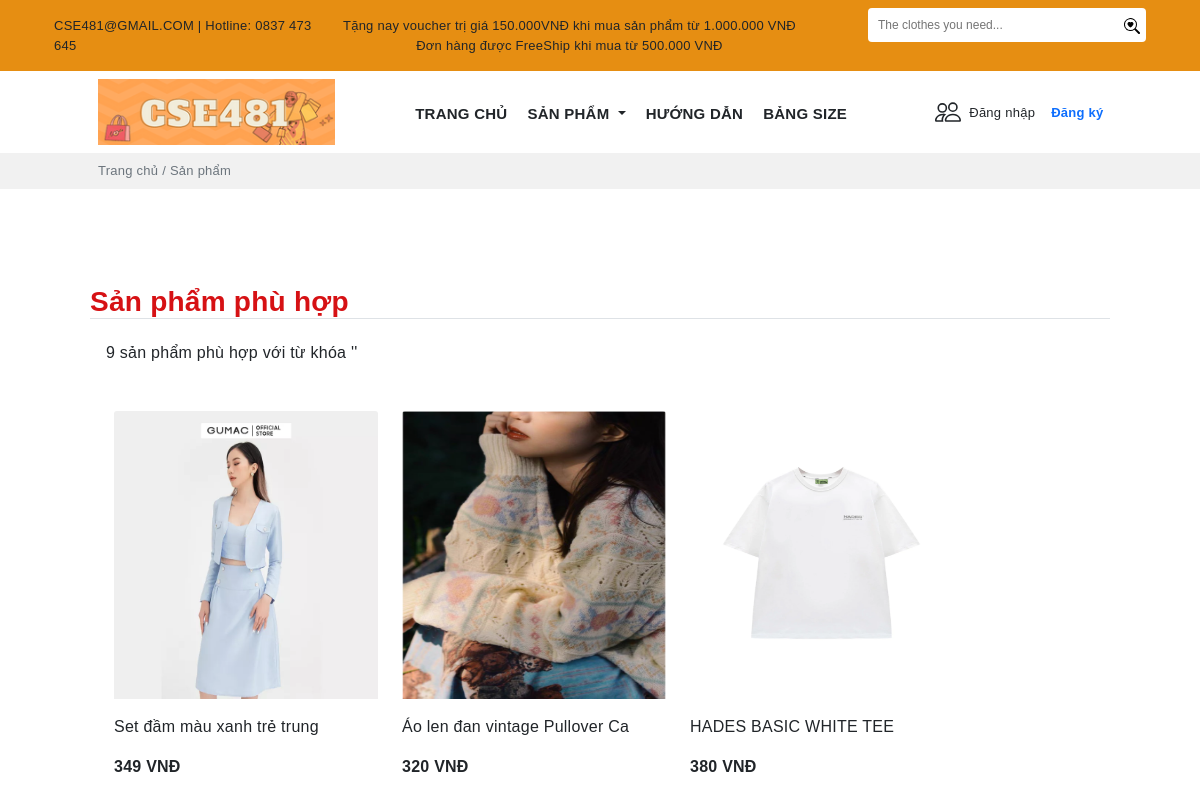
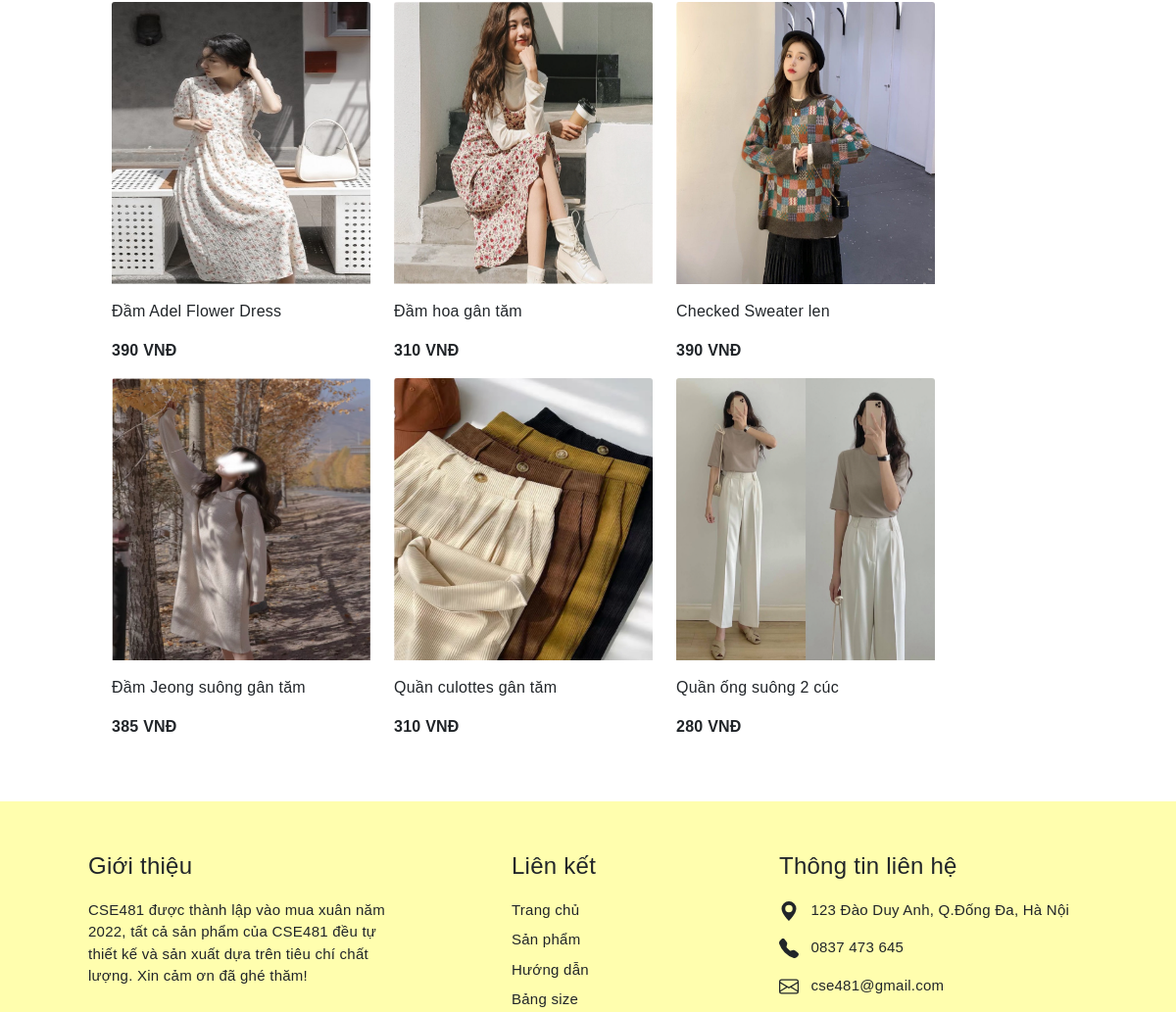
The page /search.php (upper part) on the database as committed earlier (2 pictures, top to bottom).
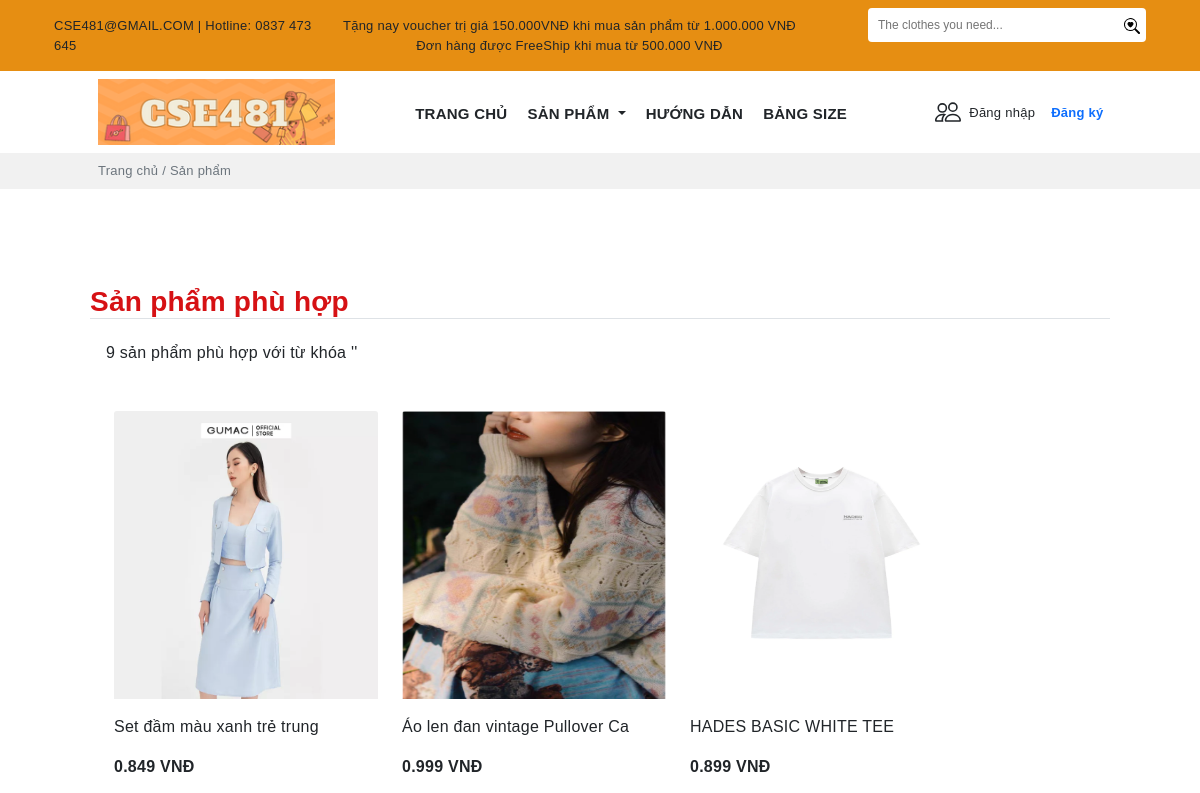
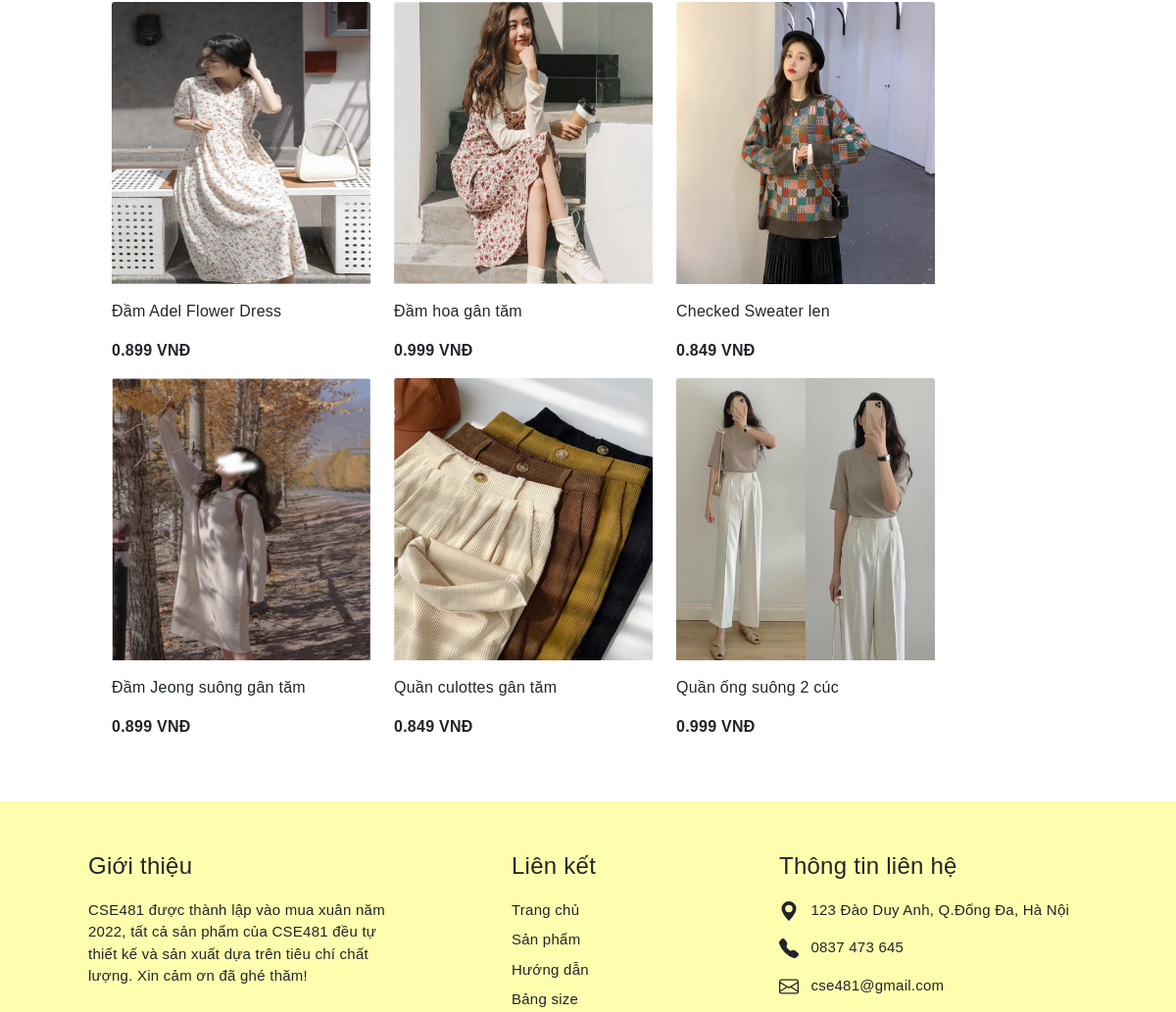
The same page on the database as committed later (2 pictures, top to bottom).
### tables this page shows
CREATE TABLE `sanpham` (
  `MaSP` varchar(10) NOT NULL,
  `TenSP` varchar(30) DEFAULT NULL,
  `MaLH` varchar(10) NOT NULL,
  `Giaban` double(3,3) DEFAULT NULL,
  `Gianhap` decimal(18,3) DEFAULT NULL,
  `Tylegiamgia` double(2,2) DEFAULT NULL,
  `Soluong` int(11) DEFAULT NULL,
  `Mota` varchar(500) DEFAULT NULL,
  `Trangthai` varchar(30) DEFAULT NULL,
  `img` varchar(30) DEFAULT NULL,
  `Ngaynhap` date NOT NULL
);

### search.php (the view, shortened to what this page needs)
<?php include('config/database.php');
?>
<!DOCTYPE html>
<html lang="en">
<head>
    <link rel="stylesheet" href="https://cdn.jsdelivr.net/npm/bootstrap-icons@1.7.2/font/bootstrap-icons.css">
    <link href="https://cdn.jsdelivr.net/npm/bootstrap@5.1.3/dist/css/bootstrap.min.css" rel="stylesheet"
>
    <link rel="stylesheet" href="https://cdnjs.cloudflare.com/ajax/libs/OwlCarousel2/2.3.4/assets/owl.carousel.min.css"
 />
    <link rel="stylesheet"
        href="https://cdnjs.cloudflare.com/ajax/libs/OwlCarousel2/2.3.4/assets/owl.theme.default.min.css"
 />
    <link rel="stylesheet" href="public/style.css">
</head>
<body>
    <div class="header">
        <div class="container-fluid" style="background:#e68e12;">
            <div class="container content">
                <div class="container">
                    <div class="row">
                        <div class="col py-3" style="font-size:13px;">
                            CSE481@GMAIL.COM | Hotline: 0837 473 645
                        </div>
                        <div class="col text-nowrap my-auto" style="font-size:13px;">
                            <p class="mb-0">
                                Tặng nay voucher trị giá 150.000VNĐ khi mua sản phẩm từ 1.000.000 VNĐ
                            </p>
                            <div class="text-center mx-auto">
                                Đơn hàng được FreeShip khi mua từ 500.000 VNĐ
                            </div>
                        </div>
                        <div class="col d-flex justify-content-end">
                            <div class="">
                                <form action="search.php" method="post">
                                    <div class="pt-2 ms-5 d-flex">
                                        <input class="py-2 rounded-start" type="text"
                                            style="border:none;padding-left: 10px;font-size:12px;width:250px"
                                            name="namesearch" placeholder="The clothes you need...">
                                        <button type="submit" class="border-0 rounded-0 rounded-end bg-white"> </button>
                                    </div>
                                </form>
                            </div>
                        </div>
                    </div>
                </div>
            </div>
        </div>
    </div>
    <section>
        <div class="container">
            <div class="row px-5">
                <div class="col-md-3 ">
                    <img src="img/logo-hcn.png" alt="" class="mt-2 ms-2 img-fluid">
                </div>
                <div class="col-md ps-0 mt-4">
                    <div class="row">
                        <div class="col-md">
                            <ul class="nav justify-content-center">
                                <li class="nav-item fw-bold ">
                                    <a class="nav-link link-dark pe-1" style="font-size:15px" aria-current="page"
                                        href="#">TRANG CHỦ</a>
                                </li>
                                <li class="nav-item fw-bold">
                                    <a style="font-size:15px" class="pe-1 nav-link dropdown-toggle link-dark" href="#"
                                        id="navbarDarkDropdownMenuLink" role="button" data-bs-toggle="dropdown"
                                        aria-expanded="false">
                                        SẢN PHẨM
                                    </a>
                                </li>
                                <li class="nav-item fw-bold">
                                    <a class=" pe-1 nav-link link-dark" style="font-size:15px" href="#">HƯỚNG DẪN</a>
                                </li>
                                <li class="nav-item fw-bold">
                                    <a class="pe-1 nav-link link-dark" style="font-size:15px">BẢNG SIZE</a>
                                </li>
                            </ul>
                        </div>
                        <div class="col-md-3 mt-1 d-flex">
                            <a href="login.php" class="text-decoration-none link-dark">
                                <div class="d-flex">
                                    <p class="pt-1" style="font-size:13px">Đăng nhập</p>
                                </div>
                            </a>
                            <a href="signup.php" class="text-decoration-none link-dark">
                                <div class="ms-3">
                                    <p class="pt-1 fw-bold link-primary" style="font-size:13px">Đăng ký</p>
                                </div>
                            </a>
                        </div>
                    </div>
                </div>
            </div>
        </div>
        <div class="mt-2" style="background:#f1f1f1">
            <div class="container">
                <p class="px-5 ms-2 py-2 text-muted" style="font-size:13px">Trang chủ / Sản phẩm</p>
            </div>
        </div>
    </section>
    <section>
        <div class="container mb-5">
            <div class="px-5 mt-5">
                <h3 class="border-bottom fw-bold pt-5" style="color:#d61114;">
                    Sản phẩm phù hợp</h3>
                <?php
                            $search =$_POST['namesearch'];
                            $sql = "SELECT COUNT(TenSP) as search FROM sanpham WHERE TenSP like '%$search%'";
                        $result = mysqli_query($conn,$sql);
                        if(mysqli_num_rows($result)>0){
                            $row = mysqli_fetch_assoc($result);
                        }
                    ?>
                <h6 class="pt-3 ms-3 mb-5" style="">
                    <?php
                           echo $row['search'];
                    ?> sản phẩm phù hợp với từ khóa '<?php echo $search?>'</h6>
                <div class="row d-flex  px-4 mt-5">
                    <?php
                            $sql1 = "SELECT *, sanpham.Giaban-(sanpham.Giaban*sanpham.Tylegiamgia) as Giagiam FROM `sanpham` WHERE TenSP like '%$search%'";
                            $res1 = mysqli_query($conn, $sql1);
                            $count1 = mysqli_num_rows($res1);
                            if($count1>0)
                            {
                                while($row=mysqli_fetch_assoc($res1))
                                {
                        ?>
                    <div class="card me-0 border-0" style="width: 18rem;">
                        <img src="img/<?php echo $row['img'];?>" class="img-fluid card-img-top" alt="...">
                        <div class="card-body px-0">
                            <p class="card-text"><?php echo $row['TenSP']; ?></p>
                            <p class="d-inline fw-bold"><?php echo $row['Giagiam']; ?> VNĐ</p>
                        </div>
                    </div>
                    <?php
                                }
                            }
                ?>
                </div>
            </div>
        </div>
    </section>
    <section style="background:#fffeae;">
        <div class="container">
            <div style="font-size:15px" class="row px-5">
                <div class="col-md-4  me-5">
                    <p class="fs-4 mt-5">Giới thiệu</p>
                    <p class="">CSE481 được thành lập vào mua xuân năm
                        2022, tất cả sản phẩm của CSE481 đều tự thiết kế và sản xuất dựa trên tiêu chí chất lượng. Xin
                        cảm ơn đã ghé thăm!</p>
                </div>
                <div class="col-md-3 me-5 ps-5">
                    <p class="fs-4 mt-5">Liên kết</p>
                    <a class="link-dark text-decoration-none" href="">
                        <p class="mb-2">Trang chủ</p>
                    </a>
                    <a class="link-dark text-decoration-none" href="">
                        <p class="mb-2">Sản phẩm</p>
                    </a>
                    <a class="link-dark text-decoration-none" href="">
                        <p class="mb-2">Hướng dẫn</p>
                    </a>
                    <a class="link-dark text-decoration-none" href="">
                        <p class="mb-2">Bảng size</p>
                    </a>
                </div>
                <div class="col-md">
                    <p class="fs-4 mt-5">Thông tin liên hệ</p>
                    <div class="">
                        <svg xmlns="http://www.w3.org/2000/svg" width="20" height="20" fill="currentColor"
                            class="bi bi-geo-alt-fill d-inline" viewBox="0 0 16 16">
                            <path
                                d="M8 16s6-5.686 6-10A6 6 0 0 0 2 6c0 4.314 6 10 6 10zm0-7a3 3 0 1 1 0-6 3 3 0 0 1 0 6z" />
                        </svg>
                        <p class="ms-2 d-inline">123 Đào Duy Anh, Q.Đống Đa, Hà Nội</p>
                    </div>
                    <div class="mt-3">
                        <p class="ms-2 d-inline">0837 473 645</p>
                    </div>
                    <div class="mt-3">
                        <p class="ms-2 d-inline">cse481@gmail.com</p>
                    </div>
                </div>
            </div>
        </div>
    </section>
</body>
</html>

### public/style.css (style rules this page uses)
body { font-family: 'Trebuchet MS', sans-serif; letter-spacing: 0.25px; }
.card img { width: 288px; height: 288px; }

Rows that differ between the two databases and show on the page:
changed sanpham "Set đầm màu xanh trẻ trung": Giagiam "349" → "0.849"
changed sanpham "Áo len đan vintage Pullover Ca": Giagiam "320" → "0.999"
changed sanpham "HADES BASIC WHITE TEE": Giagiam "380" → "0.899"
changed sanpham "Đầm Adel Flower Dress": Giagiam "390" → "0.899"
changed sanpham "Đầm hoa gân tăm": Giagiam "310" → "0.999"
changed sanpham "Checked Sweater len": Giagiam "390" → "0.849"
changed sanpham "Đầm Jeong suông gân tăm": Giagiam "385" → "0.899"
changed sanpham "Quần culottes gân tăm": Giagiam "310" → "0.849"
changed sanpham "Quần ống suông 2 cúc": Giagiam "280" → "0.999"
